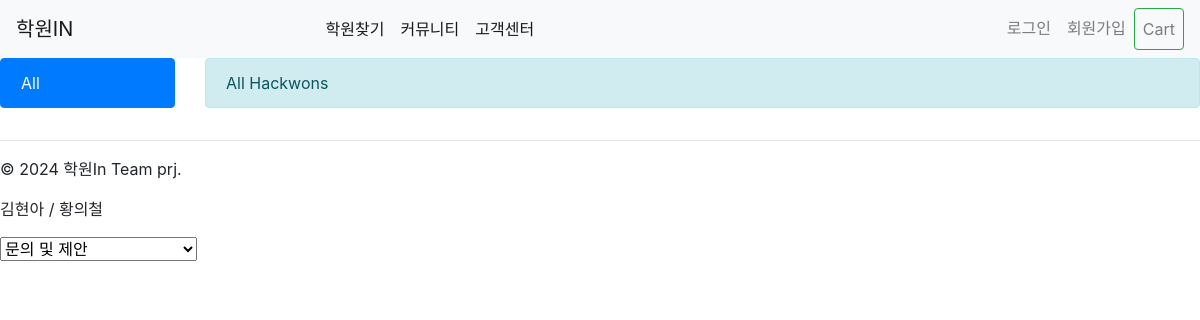
Before: /content/ with the older database file.
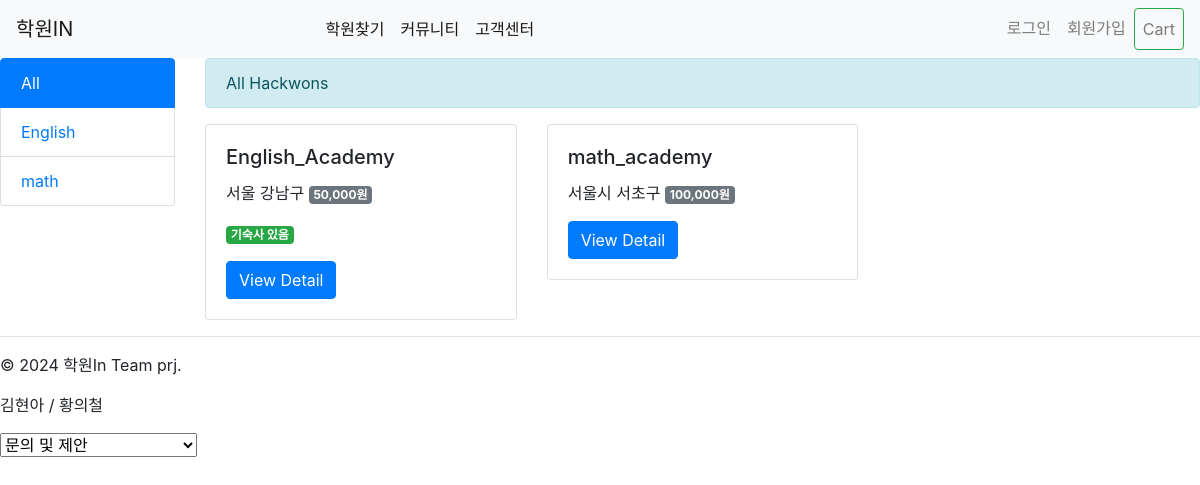
After: the same page with the newer database file.
### content/models.py (models this page shows, shortened)
class Category(models.Model):
    name = models.CharField(max_length=200, unique=True, verbose_name='course_category')
    slug = models.SlugField(max_length=200, unique=True, allow_unicode=True)
    class Meta:
        ordering = ['name']
        verbose_name = 'category'
        verbose_name_plural = 'categories'
    def get_absolute_url(self):
        return reverse('content:hackwon_in_category', args=[self.slug])

class Hackwon(models.Model):
    category = models.ForeignKey(Category, on_delete=models.SET_NULL, null=True, blank=True, related_name='hackwons')
    name = models.CharField(max_length=200)
    slug = models.SlugField(max_length=200, unique=True, allow_unicode=True)
    image = models.ImageField(upload_to='hackwons/%Y/%m/%d', blank=True, null=True)
    description = models.TextField(blank=True, null=True)
    meta_description = models.TextField(blank=True, null=True)
    region = models.CharField(max_length=200, db_index=True, null=True)
    tuition = models.CharField(max_length=200, db_index=True, null=True)
    course = models.CharField(max_length=200, db_index=True, null=True)
    dormitory_available = models.BooleanField(default=True)
    phone_number = models.CharField(max_length=20, blank=True, null=True)
    latitude = models.FloatField(null=True, blank=True)  # 위도
    longitude = models.FloatField(null=True, blank=True)  # 경도
    class Meta:
        index_together = [['id', 'slug']]
    def get_absolute_url(self):
        return reverse('content:hackwon_detail', args=[self.id, self.slug])

### content/views.py (the view)
# urls.py: path('', hackwon_in_category, name='hackwon_all'),
def hackwon_in_category(request, category_slug=None):
    current_category = None
    categories = Category.objects.all()
    hackwons = Hackwon.objects.filter()
    if category_slug:
        current_category = get_object_or_404(Category, slug=category_slug)
        hackwons = Hackwon.objects.filter(category=current_category)
    return render(request, 'content/content.html', {'current_category': current_category, 'categories':categories, 'hackwons': hackwons})

### content/templates/content/content.html (shortened to what this page needs)
{% extends 'base.html' %}
{% block content %}
    <div class="row">
        <div class="col-2">
            <div class="list-group">
                <a href="/" class="list-group-item {% if not current_category %}active{% endif %}">All</a>
                {% for c in categories %}
                    <a href="{{c.get_absolute_url}}" class="list-group-item {% if current_category.slug == c.slug %}active{% endif %}">{{c.name}}</a>
                {% endfor %}
            </div>
        </div>
        <div class="col">
          <div class="alert alert-info" role="alert">
            {% if current_category %}{{ current_category.name }}{% else %}All Hackwons{% endif %}
          </div>
          <div class="row">
          {% for hackwon in hackwons %}
              <div class="col-4">
                  <div class="card">
                    <div class="card-body">
                      <h5 class="card-title">{{ hackwon.name }}</h5>
                      <p class="card-text">{{ hackwon.region }} <span class="badge badge-secondary">{{ hackwon.tuition }}원</span></p>
                      {% if hackwon.dormitory_available %}
                      <p class="card-text"><span class="badge badge-success">기숙사 있음</span></p>
                      {% endif %}
                      <a href="{{ hackwon.get_absolute_url }}" class="btn btn-primary">View Detail</a>
                    </div>
                  </div>
              </div>
          {% endfor %}
          </div>
      </div>
        </div>
{% endblock %}

Changed rows visible on the page:
added Category: name "English"
added Category: name "math"
added Hackwon: name "English_Academy", region "서울 강남구", tuition "50,000", dormitory_available "기숙사 있음"
added Hackwon: name "math_academy", region "서울시 서초구", tuition "100,000"
